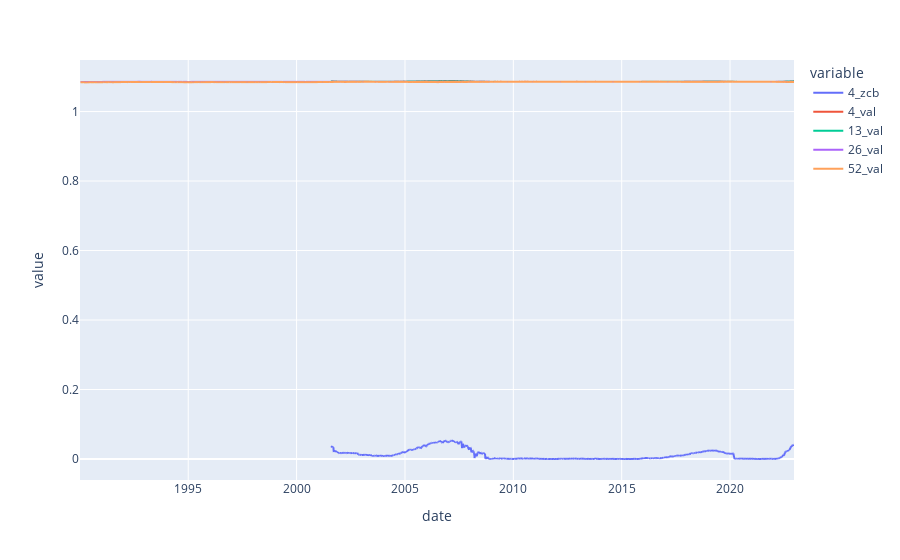

Notebook source saved alongside this figure:
### Code cell
px.line(
    uszcb[[
        '4_zcb',
        '4_val',
        '13_val',
        '26_val',
        '52_val',
    ]],
)

### Figure 1 — Plotly figure (JSON) as saved in the notebook; plotly's stock layout.template omitted (floating-point values rounded to 4 significant figures; data arrays with more than 128 entries replaced by an {"elided": "..."} marker saying what was removed)
{"data": [{"hovertemplate": "variable=4_zcb<br>date=%{x}<br>value=%{y}<extra></extra>", "legendgroup": "4_zcb", "line": {"color": "#636efa", "dash": "solid"}, "marker": {"symbol": "circle"}, "mode": "lines", "name": "4_zcb", "showlegend": true, "type": "scattergl", "x": {"elided": "1714 str values"}, "xaxis": "x", "y": {"elided": "1714 float values"}, "yaxis": "y"}, {"hovertemplate": "variable=4_val<br>date=%{x}<br>value=%{y}<extra></extra>", "legendgroup": "4_val", "line": {"color": "#EF553B", "dash": "solid"}, "marker": {"symbol": "circle"}, "mode": "lines", "name": "4_val", "showlegend": true, "type": "scattergl", "x": {"elided": "1714 str values"}, "xaxis": "x", "y": {"elided": "1714 float values"}, "yaxis": "y"}, {"hovertemplate": "variable=13_val<br>date=%{x}<br>value=%{y}<extra></extra>", "legendgroup": "13_val", "line": {"color": "#00cc96", "dash": "solid"}, "marker": {"symbol": "circle"}, "mode": "lines", "name": "13_val", "showlegend": true, "type": "scattergl", "x": {"elided": "1714 str values"}, "xaxis": "x", "y": {"elided": "1714 float values"}, "yaxis": "y"}, {"hovertemplate": "variable=26_val<br>date=%{x}<br>value=%{y}<extra></extra>", "legendgroup": "26_val", "line": {"color": "#ab63fa", "dash": "solid"}, "marker": {"symbol": "circle"}, "mode": "lines", "name": "26_val", "showlegend": true, "type": "scattergl", "x": {"elided": "1714 str values"}, "xaxis": "x", "y": {"elided": "1714 float values"}, "yaxis": "y"}, {"hovertemplate": "variable=52_val<br>date=%{x}<br>value=%{y}<extra></extra>", "legendgroup": "52_val", "line": {"color": "#FFA15A", "dash": "solid"}, "marker": {"symbol": "circle"}, "mode": "lines", "name": "52_val", "showlegend": true, "type": "scattergl", "x": {"elided": "1714 str values"}, "xaxis": "x", "y": {"elided": "1714 float values"}, "yaxis": "y"}], "layout": {"autosize": true, "legend": {"title": {"text": "variable"}, "tracegroupgap": 0}, "margin": {"t": 60}, "xaxis": {"anchor": "y", "autorange": true, "domain": [0, 1], "range": ["1990-01-03", "2022-12-14"], "title": {"text": "date"}, "type": "date"}, "yaxis": {"anchor": "x", "autorange": true, "domain": [0, 1], "range": [-0.06044, 1.148], "title": {"text": "value"}, "type": "linear"}}}
